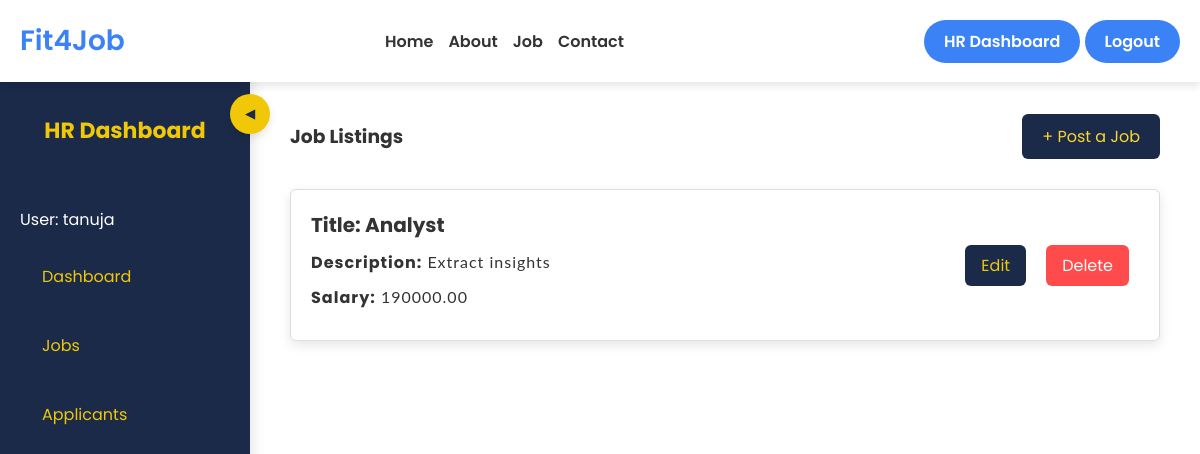
Before: /hr_dashboard/ (signed in) with the older database file.
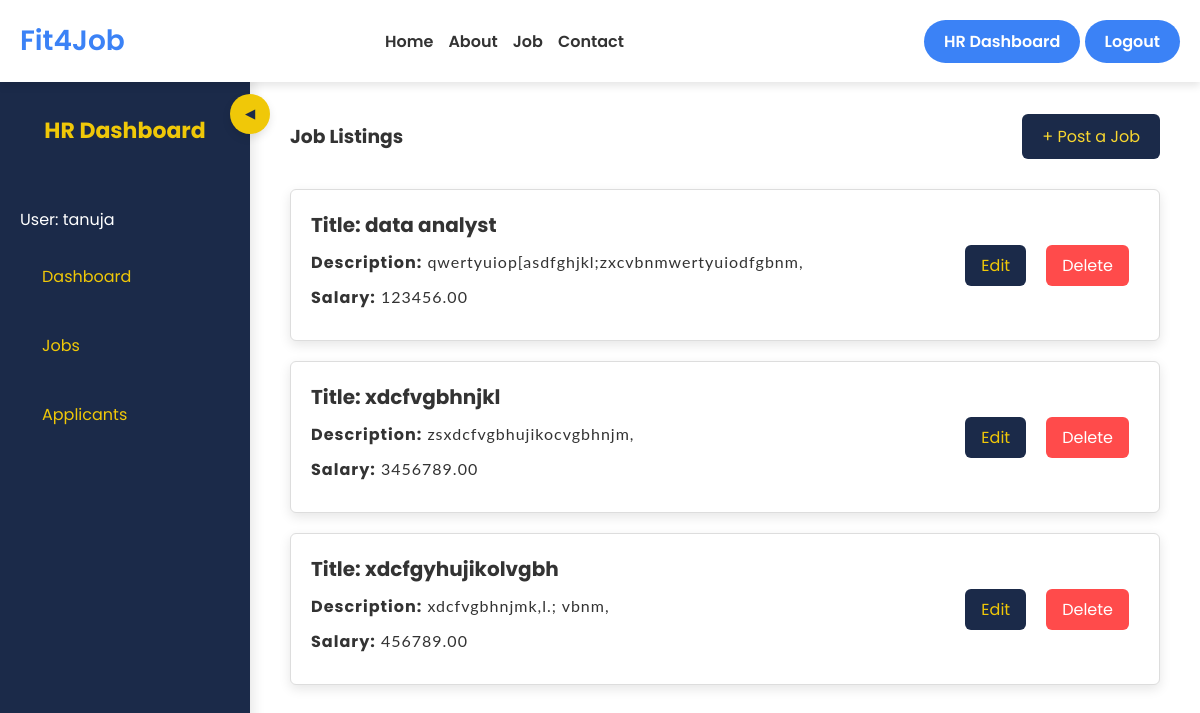
After: the same page with the newer database file.
### ats_app/models.py (models this page shows, shortened)
class Job(models.Model):
    title = models.CharField(max_length=100)
    description = models.TextField()
    job_type = models.CharField(max_length=50)
    location = models.CharField(max_length=100)
    skills = models.CharField(max_length=200)
    salary = models.DecimalField(max_digits=10, decimal_places=2)
    created_at = models.DateTimeField(auto_now_add=True)
    updated_at = models.DateTimeField(auto_now=True)
    user = models.ForeignKey(User,on_delete=models.CASCADE)

### ats_app/views.py (the view)
# urls.py: path('hr_dashboard/', hr_dashboard, name='hr_dashboard'),
def hr_dashboard(request):
    if request.session.get('role') == 'recruiter':
        user = User.objects.get(username=request.session.get('username'))
        jobs = Job.objects.filter(user=user.id)
        return render(request, 'main/hr_dashboard.html', {'jobs': jobs})
    else:
        messages.error(request, 'Access denied. HR only.')
        return redirect('job')

### templates/main/hr_dashboard.html (shortened to what this page needs)
{% extends 'base.html' %}
{% block content %}
<head>
</head>
<body>
    <div class="new-containers">
        <div class="new-sidebar" id="new-sidebar">
            <h2>HR Dashboard</h2>
            <ul>
                <li style="color: white !important;">
                    User: {{ request.session.username }}
                </li>
                <li><a href="#"><span>Dashboard</span></a></li>
                <li><a href="#"><span>Jobs</span></a></li>
                <li><a href="#"><span>Applicants</span></a></li>
            </ul>
            <button class="new-toggle-btn" id="new-toggle-btn">&#9664;</button>
        </div>
        <div class="new-main-content">
            <div class="new-top-bar">
                <h3><b>Job Listings</b></h3>
                <a href="{% url 'post_job' %}" id="new-post-job-btn">+ Post a Job</a>
            </div>
            <div id="new-joblist">
                <ul id="new-jobitems">
                    {% for job in jobs %}
                    <li>
                        <div class="job-info">
                            <h4><b>Title:</b> {{ job.title }}</h4>
                            <p><b>Description:</b> {{ job.description }}</p>
                            <p><b>Salary:</b> {{ job.salary }}</p>
                        </div>
                        <div class="job-actions">
                            <a href="{% url 'edit_job' job.id %}" class="new-btn">Edit</a>
                            <a href="{% url 'delete_job' job.id %}" class="new-btn delete-btn">Delete</a>
                        </div>
                    </li>
                    {% endfor %}
                </ul>
            </div>
        </div>
    </div>
</body>
{% endblock %}

Changed rows visible on the page:
removed Job: title "Analyst", description "Extract insights", salary "190000.00"
added Job: title "data analyst", description "qwertyuiop[asdfghjkl;zxcvbnmwertyuiodfgbnm,", salary "123456.00"
added Job: title "xdcfvgbhnjkl", description "zsxdcfvgbhujikocvgbhnjm,", salary "3456789.00"
added Job: title "xdcfgyhujikolvgbh", description "xdcfvgbhnjmk,l.; vbnm,", salary "456789.00"
